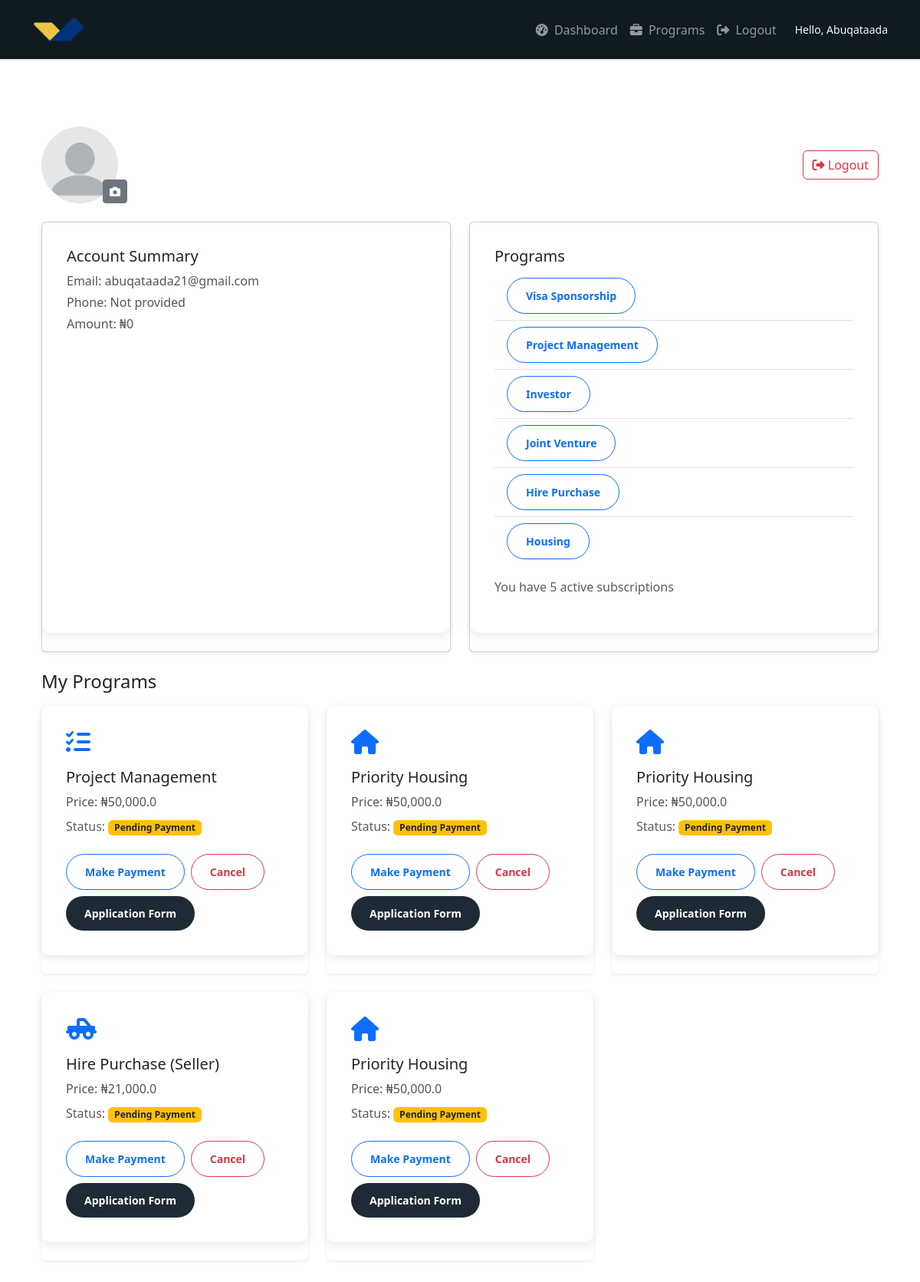
The page /dashboard (signed in) on the database its author committed.
### app.py (models this page shows, shortened)
class User(db.Model, UserMixin):
    id = db.Column(db.Integer, primary_key=True)
    username = db.Column(db.String(150), nullable=False)
    first_name = db.Column(db.String(150), nullable=False)
    last_name = db.Column(db.String(150), nullable=False)
    user_code = db.Column(db.String(150), nullable=False)
    town = db.Column(db.String(150), nullable=True)
    country = db.Column(db.String(150), nullable=True)
    phone = db.Column(db.String(150), nullable=True)
    email = db.Column(db.String(150), unique=True, nullable=False)
    password_hash = db.Column(db.String(200), nullable=False)
    is_admin = db.Column(db.Boolean, default=False)
    subscriptions = db.relationship('Subscription', backref='user', lazy=True)
    profile_picture = db.Column(db.String(200), nullable=True)
    def get_profile_picture_url(self):
        if self.profile_picture:
            return url_for('static', filename=f'uploads/{self.profile_picture}')
        return url_for('static', filename='images/profile.png')

class Subscription(db.Model):
    id = db.Column(db.Integer, primary_key=True)
    user_id = db.Column(db.Integer, db.ForeignKey('user.id'), nullable=False)
    program_id = db.Column(db.Integer, db.ForeignKey('program.id'), nullable=False)
    is_paid = db.Column(db.Boolean, default=False)
    payment_receipt = db.Column(db.String(200), nullable=True)  # uploaded filename
    created_at = db.Column(db.DateTime, default=datetime.now(timezone.utc))
    status = db.Column(db.String(100), default='pending', nullable=False)

class Program(db.Model):
    id = db.Column(db.Integer, primary_key=True)
    name = db.Column(db.String(100), nullable=False)
    slug = db.Column(db.String(100), unique=True, nullable=False)
    price = db.Column(db.Float, nullable=False)
    icon = db.Column(db.String(50))
    subscriptions = db.relationship('Subscription', backref='program', lazy=True)

### app.py (the view)
@app.route('/dashboard')
@login_required
def dashboard():
    subscriptions = Subscription.query.filter_by(user_id=current_user.id).all()
    programs = Program.query.all()
    return render_template('dashboard.html', subscriptions=subscriptions, programs=programs)

### app.py (called while the page is built)
@login_manager.user_loader
def load_user(user_id):
    return User.query.get(int(user_id))

### templates/dashboard.html (shortened to what this page needs)
{% extends "dashboard_base.html" %}
{% block content %}
<div class="container my-5">
    <div class="row justify-content-between align-items-center">
        <div class="col-auto position-relative">
            <div class="profile-picture border rounded-circle overflow-hidden" style="width: 100px; height: 100px;">
                <img src="{% if current_user.profile_picture %}{{ url_for('static', filename='uploads/' + current_user.profile_picture) }}{% else %}{{ url_for('static', filename='images/profile.png') }}{% endif %}"
                    alt="Profile Picture"
                    class="img-fluid w-100 h-100"
                    style="object-fit: cover;">
            </div>
            <button class="btn btn-sm btn-secondary position-absolute bottom-0 end-0"
                data-bs-toggle="modal" data-bs-target="#uploadProfilePictureModal">
                <i class="fas fa-camera"></i>
            </button>
        </div>
        <div class="col-auto">
            <a href="{{ url_for('logout') }}" class="btn btn-outline-danger">
                <i class="fas fa-sign-out-alt"></i> Logout
            </a>
        </div>
    </div><br>
    <div class="row">
        <div class="col-md-6 mb-4">
            <div class="card shadow-sm h-100">
                <div class="card-body">
                    <h5 class="card-title">Account Summary</h5>
                    <p class="mb-1">Email: {{ current_user.email }}</p>
                    <p class="mb-1">Phone: {{ current_user.phone or 'Not provided' }}</p>
                    <p>Amount: ₦{{ "{:,}".format(current_user.balance or 0) }}</p>
                </div>
            </div>
        </div>
        <div class="col-md-6 mb-4">
            <div class="card shadow-sm h-100">
                <div class="card-body">
                    <h5 class="card-title">Programs</h5>
                    <div class="program-list">
                        <ul class="list-group list-group-flush">
                            <li class="list-group-item d-flex justify-content-between align-items-center">
                                <a href="{{ url_for('payment_details', program_slug='visa') }}" class="btn btn-sm btn-outline-primary">Visa Sponsorship</a>
                            </li>
                            <li class="list-group-item d-flex justify-content-between align-items-center">
                                <a href="{{ url_for('payment_details', program_slug='project_management') }}" class="btn btn-sm btn-outline-primary">Project Management</a>
                            </li>
                            <li class="list-group-item d-flex justify-content-between align-items-center">
                                <a href="{{ url_for('payment_details', program_slug='investor') }}" class="btn btn-sm btn-outline-primary">Investor</a>
                            </li>
                            <li class="list-group-item d-flex justify-content-between align-items-center">
                                <a href="{{ url_for('payment_details', program_slug='venture') }}" class="btn btn-sm btn-outline-primary">Joint Venture</a>
                            </li>
                            <li class="list-group-item d-flex justify-content-between align-items-center">
                                <a href="{{ url_for('payment_details', program_slug='hire_purchase') }}" class="btn btn-sm btn-outline-primary">Hire Purchase</a>
                            </li>
                            <li class="list-group-item d-flex justify-content-between align-items-center">
                                <a href="{{ url_for('payment_details', program_slug='housing') }}" class="btn btn-sm btn-outline-primary">Housing</a>
                            </li>
                        </ul>
                    </div>
                    <div class="mt-3">
                        <p class="small text-muted">You have {{ current_user.subscriptions|length }} active subscriptions</p>
                    </div>
                </div>
            </div>
        </div>
    </div>
    {% if subscriptions %}
    <div class="row mb-4">
        <div class="col-12">
            <h4 class="mb-3">My Programs</h4>
        </div>
        {% for user_sub in subscriptions %}
        <div class="col-md-4 mb-4">
            <div class="card shadow-sm border-0 h-100">
                <div class="card-body d-flex flex-column">
                    <div class="mb-3">
                        <i class="{{ user_sub.program.icon }} fa-2x text-primary"></i>
                    </div>
                    <h5 class="card-title">{{ user_sub.program.name }}</h5>
                    <p class="card-text mb-2">Price: ₦{{ "{:,}".format(user_sub.program.price) }}</p>
                    <p class="card-text small text-muted mb-4">
                        Status:
                        {% if user_sub.is_paid %}
                            <span class="badge bg-success">Active</span>
                                <a href="{{ url_for('apply_program', slug=user_sub.program.slug) }}"
                                class="btn btn-primary btn-sm flex-fill flex-grow-1 flex-md-grow-0">
                                Application Form
                                </a>
                        {% else %}
                            <span class="badge bg-warning text-dark">Pending Payment</span>
                        {% endif %}
                    </p>
                    {% if not user_sub.is_paid %}
                        <div class="mt-auto">
                            <div class="d-flex flex-wrap gap-2">
                                <a href="{{ url_for('payment_details', program_slug=user_sub.program.slug) }}"
                                class="btn btn-outline-primary btn-sm flex-fill flex-grow-1 flex-md-grow-0">
                                Make Payment
                                </a>
                                <button class="btn btn-outline-danger btn-sm flex-fill flex-grow-1 flex-md-grow-0"
                                        data-bs-toggle="modal"
                                        data-bs-target="#cancelModal{{ user_sub.id }}">
                                        Cancel
                                </button>
                                <a href="{{ url_for('apply_program', slug=user_sub.program.slug) }}"
                                class="btn btn-primary btn-sm flex-fill flex-grow-1 flex-md-grow-0">
                                Application Form
                                </a>
                            </div>
                        </div>
                        {% endif %}
                </div>
            </div>
        </div>
        {% endfor %}
    </div>
    {% endif %}
</div>
{% endblock %}

### templates/dashboard_base.html (shortened to what this page needs)
<!DOCTYPE html>
<html lang="en">
<head>
  <link href="https://cdn.jsdelivr.net/npm/bootstrap@5.3.2/dist/css/bootstrap.min.css" rel="stylesheet">
  <link rel="stylesheet" href="https://cdnjs.cloudflare.com/ajax/libs/font-awesome/6.4.0/css/all.min.css">
  <link href="https://cdn.jsdelivr.net/npm/bootstrap@5.3.3/dist/css/bootstrap.min.css" rel="stylesheet">
  <link rel="stylesheet" href="{{ url_for('static', filename='css/dashboard.css') }}">
</head>
<body>
  {% include 'dashboard_navbar.html' %}
  <main class="container py-4">
    {% block content %}{% endblock %}
  </main>
</body>
</html>

### templates/dashboard_navbar.html (shortened to what this page needs)
<nav class="navbar navbar-expand-lg navbar-dark py-3 sticky-top shadow-sm">
  <div class="container">
    <a class="navbar-brand fw-bold" href="{{ url_for('dashboard') }}">
      <img src="{{ url_for('static', filename='images/logo.png') }}" alt="DP" style="max-height: 35px;">
    </a>
    <div class="collapse navbar-collapse" id="dashboardNavbar">
      <ul class="navbar-nav ms-auto">
        <li class="nav-item">
          <a class="nav-link" href="{{ url_for('dashboard') }}">
            <i class="fas fa-tachometer-alt me-1"></i> Dashboard
          </a>
        </li>
        <li class="nav-item">
          <a class="nav-link" href="{{ url_for('choose_program') }}">
            <i class="fas fa-briefcase me-1"></i> Programs
          </a>
        </li>
        <li class="nav-item">
          <a class="nav-link" href="{{ url_for('logout') }}">
            <i class="fas fa-sign-out-alt me-1"></i> Logout
          </a>
        </li>
      </ul>
      <span class="navbar-text ms-lg-3 text-light small">
        Hello, {{ current_user.username }}
      </span>
    </div>
  </div>
</nav>

### static/css/dashboard.css (style rules this page uses)
.navbar, .sticky-top, .modal-header { background-color: rgb(16, 27, 32); }
.small { font-size: 0.875rem; color: #ffffff; }
.card-body { background: #ffffff; padding: 2rem; margin-bottom: 1.5rem; border-radius: 12px; border: none; box-shadow: 0 4px 12px rgba(0,0,0,0.08); transition: transform 0.3s ease, box-shadow 0.3s ease; }
.card-body p { font-size: 1rem; color: #555; margin-bottom: 1rem; line-height: 1.5; }
.card-body .btn { padding: 0.75rem 1.5rem; border-radius: 50px; font-weight: 600; transition: background 0.3s ease; }
.card-body .btn-primary { background: #1e2a36; border: none; }

### rows shown on the page
User: username "Abuqataada", email "abuqataada21@gmail.com", phone "Not provided"
Subscription: program.name "Project Management", is_paid "Pending Payment"
Program: program.price "50,000.0"
Subscription: program.name "Priority Housing", is_paid "Pending Payment"
Program: program.price "50,000.0"
Subscription: program.name "Priority Housing", is_paid "Pending Payment"
Subscription: program.name "Hire Purchase (Seller)", is_paid "Pending Payment"
Program: program.price "21,000.0"
Subscription: program.name "Priority Housing", is_paid "Pending Payment"

### other values the page prints
{{ "{:,}".format(current_user.balance or 0) }} "0"
{{ current_user.subscriptions|length }} "5"
